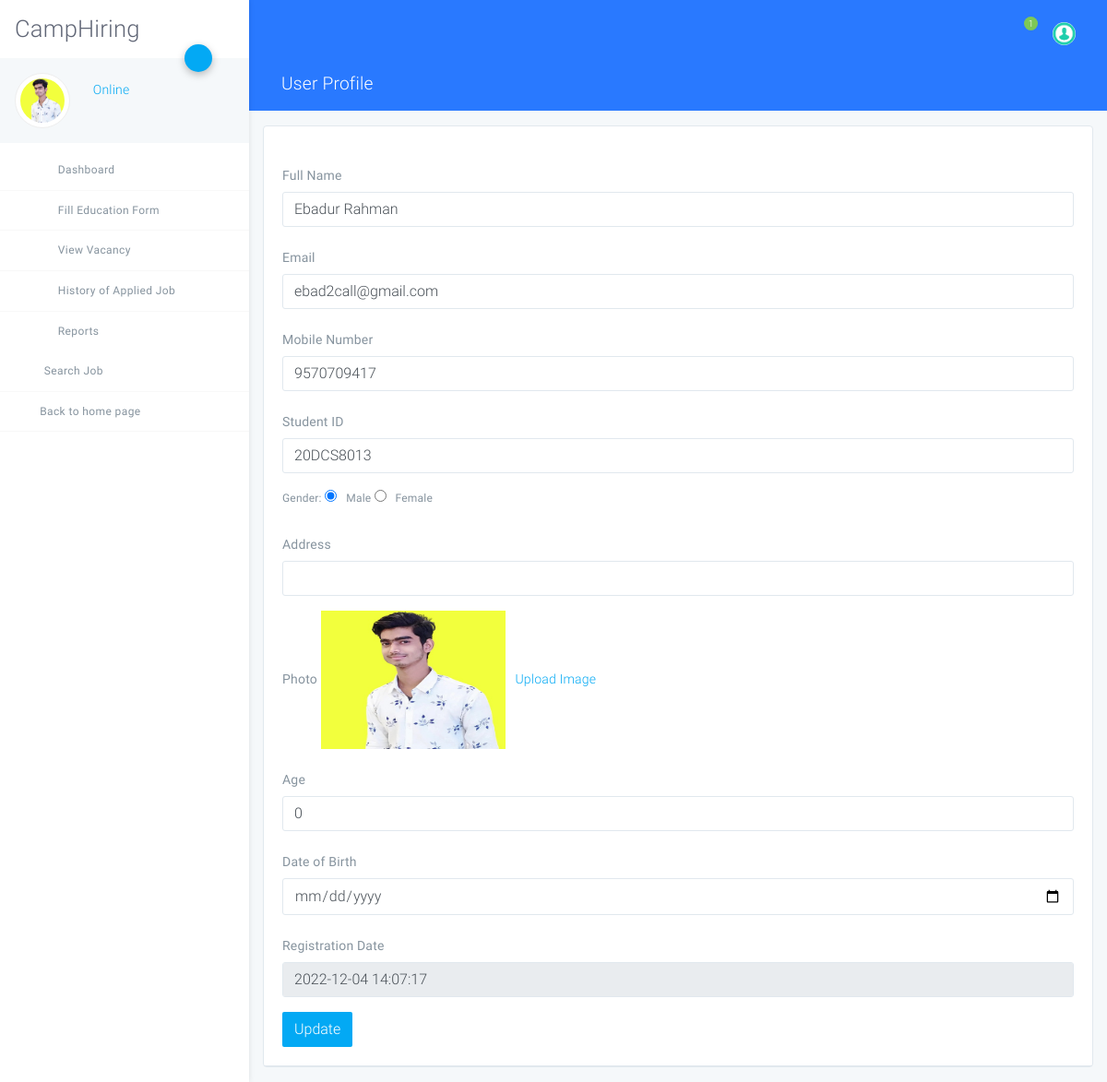
Page /user/user-profile.php (signed in) on the committed database.
### tables this page shows
CREATE TABLE `tbluser` (
  `ID` int(10) NOT NULL,
  `FullName` varchar(120) DEFAULT NULL,
  `Email` varchar(120) DEFAULT NULL,
  `MobileNumber` bigint(10) DEFAULT NULL,
  `StudentID` varchar(120) DEFAULT NULL,
  `Gender` varchar(120) NOT NULL,
  `Address` mediumtext NOT NULL,
  `Age` int(5) NOT NULL,
  `DOB` varchar(120) NOT NULL,
  `Image` varchar(120) NOT NULL,
  `Password` varchar(120) DEFAULT NULL,
  `UserRegdate` timestamp NULL DEFAULT current_timestamp()
);

### user/user-profile.php (the view, shortened to what this page needs)
<?php
include('includes/dbconnection.php');
if (strlen($_SESSION['crmsuid']==0)) {
  header('location:logout.php');
  } else{
  ?>
<!DOCTYPE html>
<html lang="en">
<head>
    <link rel="stylesheet" href="assets/css/app.css">
</head>
<body class="light">
<div id="app">
<?php include_once('includes/sidebar.php');?>
<?php include_once('includes/header.php');?>
    <div class="page has-sidebar-left">
    <header class="blue accent-3 relative">
        <div class="container-fluid text-white">
            <div class="row p-t-b-10 ">
                <div class="col">
                    <h4>
                        <i class="icon-package"></i>
                        User Profile
                    </h4>
                </div>
            </div>
        </div>
    </header>
    <div class="animatedParent animateOnce">
        <div class="container-fluid my-3">
            <div class="row">
                <div class="col-md-12">
                    <div class="card">
                        <div class="card-body b-b">
                            <form method="post">
  <?php
$uid=$_SESSION['crmsuid'];
$ret=mysqli_query($con,"select * from tbluser where ID='$uid'");
while ($row=mysqli_fetch_array($ret)) {
?>
                                <div class="form-row">
                                    <div class="form-group col-md-12">
                                        <label for="inputEmail4" class="col-form-label">Full Name</label>
                                        <input type="text" class="form-control" id="fullname" name="fullname" value="<?php  echo $row['FullName'];?>" required='true'>
                                    </div>
                                    <div class="form-group col-md-12">
                                        <label for="inputPassword4" class="col-form-label">Email</label>
                                        <input type="text" id="email" name="email" class="form-control" value="<?php  echo $row['Email'];?>" required='true'>
                                    </div>
                                </div>
                                <div class="form-group">
                                    <label for="inputAddress" class="col-form-label">Mobile Number</label>
                                    <input type="text" id="mobilenumber" name="mobilenumber" class="form-control" value="<?php  echo $row['MobileNumber'];?>" required='true'>
                                </div>
                                <div class="form-group">
                                    <label for="inputAddress" class="col-form-label">Student ID</label>
                                    <input type="text" id="stuid" name="stuid" class="form-control" value="<?php  echo $row['StudentID'];?>" required='true'>
                                </div>
                                <div class="form-group">
              <label class="control-label">Gender: </label>
              <?php  if($row['Gender']=="Female"){ ?>
              <input type="radio" name="gender" id="gender" value="Female" checked="true">Female
              <input type="radio" name="gender" id="gender" value="male">Male
              <?php } else { ?>
              <label>
              <input type="radio" name="gender" id="gender" value="Male" checked="true">Male
              <input type="radio" name="gender" id="gender" value="Female">Female
              </label>
             <?php } ?>
            </div>
            <div class="form-group">
                                    <label for="inputAddress" class="col-form-label">Address</label>
                                    <input type="text" id="add" name="add" class="form-control" value="<?php  echo $row['Address'];?>"  required='true'>
                                </div>
                                <div class="form-group">
                                    <label for="inputAddress2" class="col-form-label">Photo</label>
                                    <img src="images/<?php echo $row['Image'];?>" width="200" height="150" value="<?php  echo $row['Image'];?>"><a href="changeimage.php?editid=<?php echo $row['ID'];?>"> &nbsp; Upload Image</a>
                                </div>
                                <div class="form-group">
                                    <label for="inputAddress2" class="col-form-label">Age</label>
                                    <input type="text" id="age" name="age" class="form-control" value="<?php  echo $row['Age'];?>"  required='true'>
                                </div>
                                <div class="form-group">
                                    <label for="inputAddress2" class="col-form-label">Date of Birth</label>
                                    <input type="date" id="dob" name="dob" class="form-control" value="<?php  echo $row['DOB'];?>"  required='true'>
                                </div>
                                <div class="form-group">
                                    <label for="inputAddress2" class="col-form-label">Registration Date</label>
                                    <input type="text" id="" name="" class="form-control" value="<?php  echo $row['UserRegdate'];?>"  readonly='true'>
                                </div>
                               <?php } ?>
                                <button type="submit" name="submit" class="btn btn-primary">Update</button>
                            </form>
                        </div>
                    </div>
                </div>
            </div>
        </div>
    </div>
</div>
</div>
</body>
</html>
<?php } ?>

### user/includes/sidebar.php (shortened to what this page needs)
<aside class="main-sidebar fixed offcanvas shadow">
    <section class="sidebar">
        <div class="w-80px mt-3 mb-3 ml-3">
<h2 align="center">CampHiring</h2>
        </div>
        <div class="relative">
            <a data-toggle="collapse" href="#userSettingsCollapse" role="button" aria-expanded="false"
               aria-controls="userSettingsCollapse" class="btn-fab btn-fab-sm fab-right fab-top btn-primary shadow1 ">
                <i class="icon icon-cogs"></i>
            </a>
            <div class="user-panel p-3 light mb-2">
                <div>
<?php
$uid=$_SESSION['crmsuid'];
$ret=mysqli_query($con,"select FullName,Image from tbluser where ID='$uid'");
$row=mysqli_fetch_array($ret);
$name=$row['FullName'];
$pimage=$row['Image'];
?>
                    <div class="float-left image">
<img class="user_avatar" src="images/<?php echo $pimage;?>" alt="<?php echo $name;?>">
                    </div>
                    <div class="float-left info">
                        <a href="user-profile.php"><i class="icon-circle text-primary blink"></i> Online</a>
                    </div>
                </div>
                <div class="clearfix"></div>
            </div>
        </div>
        <ul class="sidebar-menu">
            <li class="treeview"><a href="dashboard.php">
                <i class="icon icon-sailing-boat-water purple-text s-18"></i> <span>Dashboard</span>
            </a>
            </li>
            <li class="treeview"><a href="#">
                <i class="icon icon icon-package blue-text s-18"></i>
                <span>Fill Education Form</span>
            </a>
            </li>
            <li class="treeview"><a href="view-vacancy.php">
                <i class="icon icon-documents3 text-red s-18"></i>
                <span>View Vacancy</span>
            </a>
            </li>
            <li class="treeview"><a href="histroy-applied-job.php">
                <i class="icon icon-bar-chart2 pink-text s-18"></i>
                <span>History of Applied Job</span>
            </a>
            </li>
            <li class="treeview no-b"><a href="#">
                <i class="icon icon-package light-green-text s-18"></i>
                <span>Reports</span>
            </a>
            </li>
            <li class="treeview"><a href="search-job.php">
                <i class="icon-search3 light-green-text s-18"></i>
                <span>Search Job</span>
            </a>
            </li>
<li class="treeview"><a href="../index.php">
                <i class="icon-long-arrow-left"></i>
                <span>Back to home page</span>
            </a>
            </li>
        </ul>
    </section>
</aside>

### rows in the picture
tbluser: Image (picture), fullname "Ebadur Rahman", email "ebad2call@gmail.com", mobilenumber "9570709417", stuid "20DCS8013", age "0", UserRegdate "2022-12-04 14:07:17"

### other values in the picture
$count "1"
